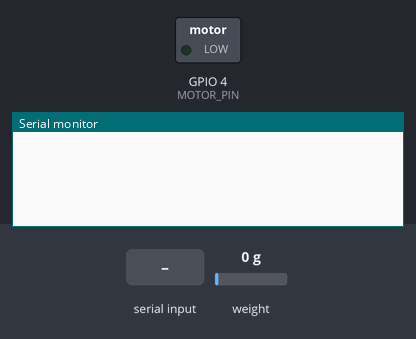
Bench run of a sketch on a simulated ESP32. On the bench: switched loads named in the sketch (green lamp = pin HIGH), the last lines printed to the serial monitor. The test bench sets the inputs (shaded band); at power-on: weight on the scale 0 g. Pins used as bus, display or sensor lines are not drawn.

Above: at 3.2 s.
3.3 s: "arduino:" received over Serial
At 4.3 s:
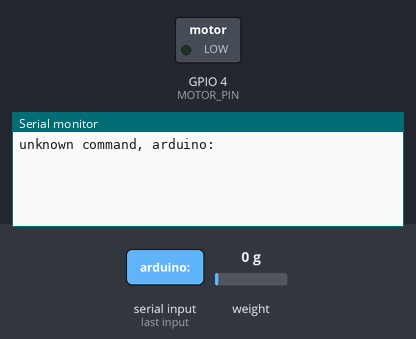
4.8 s: "strain:" received over Serial
At 5.4 s:
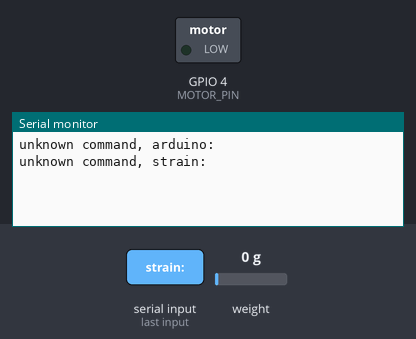
6.3 s: "90,45:" received over Serial
At 7.8 s:
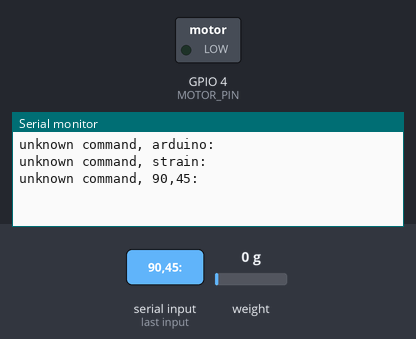

Measured:
- after the input at 3.3 s, the serial monitor: prints a new line at once (image 1)
- after the input at 4.8 s, the serial monitor: prints a new line at once (image 2)
- after the input at 6.3 s, the serial monitor: prints a new line at once (image 3)

The sketch:

program.ino
```cpp
#include "HX711.h"

const int VCC_PIN = 13;
const int LOADCELL_DOUT_PIN = 2;
const int LOADCELL_SCK_PIN = 15;
const int MOTOR_PIN = 4;

HX711 scale;

void setup() {
  Serial.begin(57600);
  Serial.setTimeout(10); // Prevents String character search from hanging program too long

  // Powering strain guage and motor driver reference
  pinMode(VCC_PIN, OUTPUT);
  digitalWrite(VCC_PIN, HIGH);

  // Motor PWM signal setup
  ledcAttach(MOTOR_PIN, 50, 8);

  // Strain guage calibration
  scale.begin(LOADCELL_DOUT_PIN, LOADCELL_SCK_PIN);
  scale.set_scale(2280.f);
  scale.tare();
  delay(1000);
}


void loop() {
  if (Serial.available()) {
    String name = Serial.readStringUntil(':');
    String data = Serial.readStringUntil('\n');

    if (name == "power")
      ledcWrite(MOTOR_PIN, data.toInt());

    else if (name == "arduino") {
      if (data == "strain") {
        while (scale.is_ready() == 0) { }
        Serial.print("strain:");
        Serial.println(scale.get_units(), 3);
      }

      else {
        Serial.print("unknown command, ");
        Serial.print(name);
        Serial.print(":");
        Serial.println(data);
      }
    }

    else {
      Serial.print("unknown command, ");
      Serial.print(name);
      Serial.print(":");
      Serial.println(data);
    }
  }
}
```
